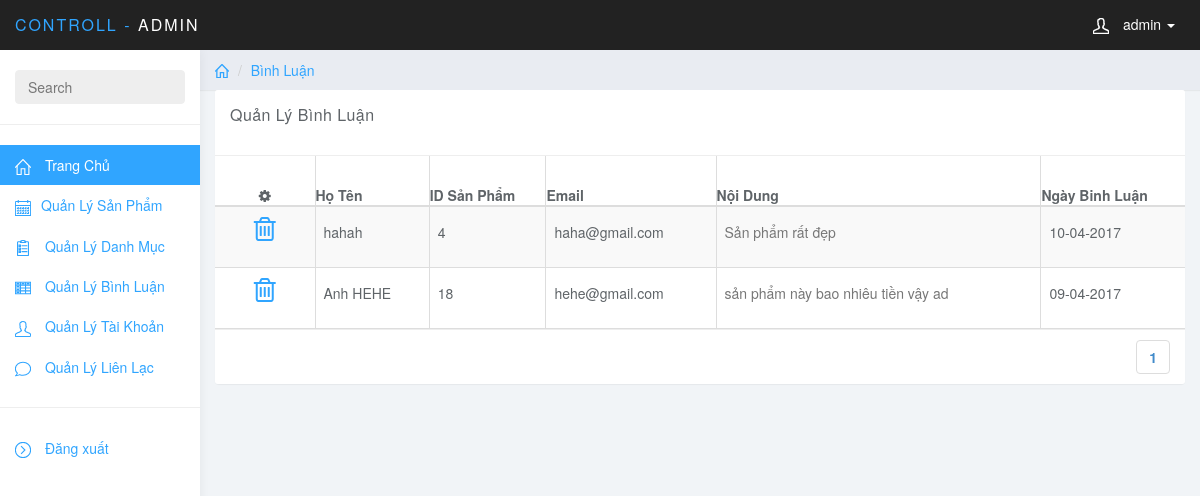
The page /admincp/index.php?content=comments (signed in) on the database its author committed.
### tables this page shows
CREATE TABLE `binhluan` (
  `id_binh_luan` int(11) NOT NULL,
  `ho_ten` varchar(50) NOT NULL,
  `id_san_pham` int(11) NOT NULL,
  `email` varchar(50) NOT NULL,
  `noi_dung` text NOT NULL,
  `ngay_binh_luan` date NOT NULL
);

### admincp/include/comments.php (the view, shortened to what this page needs)
<?php
if(isset($_GET['page'])){
	$page=$_GET['page'];
}else{
	$page=1;
}
$max_result=5;
$index_result=$page*$max_result-$max_result;
$sql="select * from binhluan ORDER BY id_binh_luan DESC limit $index_result,$max_result";
$query=mysql_query($sql);
?>
<div class="row">
	<ol class="breadcrumb">
		<li><a href="index.php"><svg class="glyph stroked home"><use xlink:href="#stroked-home"></use></svg></a></li>
		<li><a href="index.php?content=comments">Bình Luận</a></li>
	</ol>
</div>
<div class="panel panel-default panel-table">
	<form method="post" >
		<div class="panel-heading">
			<div class="row">
				<div class="col col-xs-6">
					<h3 class="panel-title">Quản Lý Bình Luận</h3>
				</div>
				<div class="col col-xs-6 text-right">
				</div>
			</div>
		</div>
		<div class="panel-body">
			<table class="table table-striped table-bordered  table-responsive table-hover">
				<thead>
					<tr>
						<th><em class="fa fa-cog"></em></th>
						<th>Họ Tên</th>
						<th>ID Sản Phẩm</th>
						<th>Email</th>
						<th>Nội Dung </th>
						<th>Ngày Binh Luận</th>
					</tr>
				</thead>
				<tbody>
					<?php
					while ($row=mysql_fetch_array($query)) {
						?>
							<tr>
								<td align="center">
									 <a href="include/deletecomments.php?id=<?php echo  $row[0];?>"  onclick="return confirm('Bạn có chắc chắn muốn xóa?')" title="Xóa danh mục"><em class="fa fa-trash-o fa-2x"></em></a>
								</td>
								<td><?php echo $row['ho_ten'] ?></td>
								<td><?php echo $row['id_san_pham'] ?></td>
								<td><?php echo $row['email'] ?></td>
								<td><?php echo $row['noi_dung'] ?></td>
								<td><?php if(isset($row['ngay_binh_luan'])){ $oriDate=$row['ngay_binh_luan']; $newDate=date('d-m-Y',strtotime($oriDate)); echo $newDate;}else{ echo "";} ?></td>
							</tr>
						<?php
					}
					?>
				</tbody>
			</table>
		</div>
		<div class="panel-footer">
			<div class="row">
				<div class="col col-xs-4">
				</div>
				<div class="col col-xs-8">
					<?php
					$truyVan="SELECT * from binhluan";
					$thucthi=mysql_query($truyVan);
					$total_row= mysql_num_rows($thucthi);
					$total_page=ceil($total_row/$max_result);
					$list_page='';
					?>
					<ul class="pagination hidden-xs pull-right">
						<?php
						for ($i=1; $i <=$total_page ; $i++) {
							if($page==$i){
								$list_page.="<li><a href=".$_SERVER["PHP_SELF"]."?content=comments&page=$i><b>$i</b></a></li>";
							}else{
								$list_page .="<li><a href=".$_SERVER["PHP_SELF"]."?content=comments&page=$i>".$i."</a></li>";
							}
						}
						echo $list_page;
						?>
					</ul>
				</div>
			</div>
			</div
			?>
		</form>
	</div>

### admincp/css/styles.css (style rules this page uses)
body { background: #f1f4f7; padding-top: 50px; color: #5f6468; }
p { color: #777; }
a, a:hover, a:focus { color: #30a5ff; }
h1, h2, h3, h4, h5, h6 { color: #5f6468; }
h3, h4 { font-weight: 300; }
.panel { border: 0; }
.panel-heading { font-size: 18px; font-weight: 300; letter-spacing: 0.025em; height: 66px; line-height: 45px; }
.panel-default .panel-heading { background: #fff; border-bottom: 1px solid #eee; color: #5f6468; }
.panel-footer { background: #fff; border-top: 1px solid #eee; }
.breadcrumb { border-radius: 0; padding: 10px 15px; background: #e9ecf2; box-shadow: 0 1px 1px rgba(0, 0, 0, .05); margin: 0 ; }
.table { background: #fff; }
.table>thead>tr>th { border-bottom: 1px solid #e6e7e8; vertical-align: middle; height: 50px; }
.breadcrumb .glyph { height: 14px; width: 14px; margin: -2px 0 0 0; stroke-width: 4px; }

### admincp/css/table.css (style rules this page uses)
.panel-table .panel-body { padding:0; }
.panel-table .panel-body .table-bordered { border-style: none; margin:0; }
.panel-table .panel-body .table-bordered > thead > tr > th:first-of-type { text-align:center; width: 100px; }
.panel-table .panel-body .table-bordered > thead > tr > th:last-of-type, .panel-table .panel-body .table-bordered > tbody > tr > td:last-of-type { border-right: 0px; }
.panel-table .panel-body .table-bordered > thead > tr > th:first-of-type, .panel-table .panel-body .table-bordered > tbody > tr > td:first-of-type { border-left: 0px; }
.panel-table .panel-body .table-bordered > tbody > tr:first-of-type > td { border-bottom: 0px; }
.panel-table .panel-body .table-bordered > thead > tr:first-of-type > th { border-top: 0px; }
.panel-table .panel-footer .pagination { margin:0; }
.panel-table .panel-footer .col { line-height: 34px; height: 34px; }
.panel-table .panel-heading .col h3 { line-height: 30px; height: 30px; }
.panel-table .panel-body .table-bordered > tbody > tr > td { line-height: 34px; }

### rows shown on the page
binhluan: ho_ten "hahah", id_san_pham "4", email "haha@gmail.com", noi_dung "Sản phẩm rất đẹp", ngay_binh_luan "10-04-2017"
binhluan: ho_ten "Anh HEHE", id_san_pham "18", email "hehe@gmail.com", noi_dung "sản phẩm này bao nhiêu tiền vậy ad", ngay_binh_luan "09-04-2017"

### other values the page prints
$_SESSION['taikhoan'] "admin"
